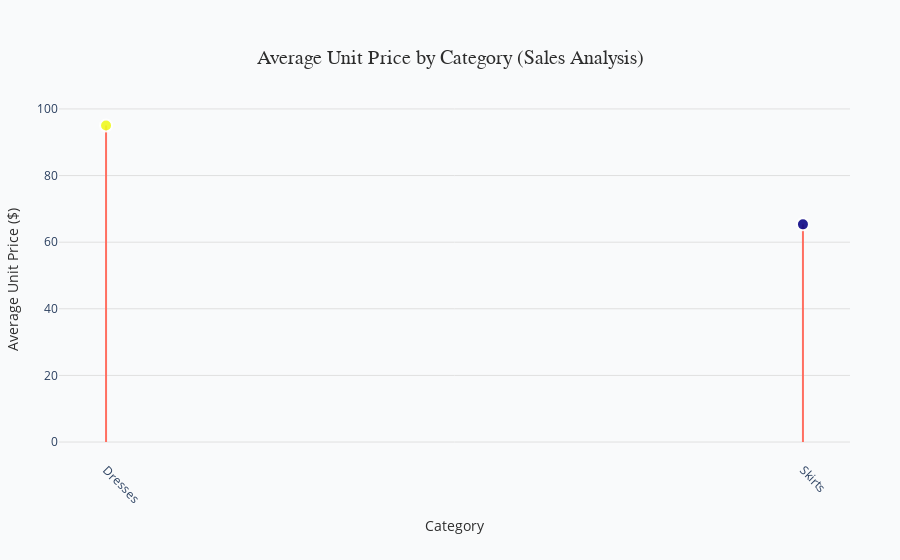

The notebook cell this image was saved under:
### Markdown cell above
#### 💡 **Average Unit Price by Category**

Let’s check out the average prices for Skirts and Dresses! I made a fun lollipop chart to show the difference clearly.

What We Found:
Dresses cost about $95 on average.
Skirts are around $65 on average.
Dresses are pricier, which might mean they’re seen as fancier or cost more to make. This helps Yakira Bella decide how to price their items or where to focus their marketing.

### Code cell
import pandas as pd
import plotly.express as px
import plotly.graph_objects as go

# Load the Sales Analysis sheet
df = pd.read_excel('/Users/er/Desktop/Yakira Bella Test/project/Presentation/Final_Analyst_Project_Complete.xlsx', sheet_name='Sales Analysis')

# Calculate the average Unit Price by Category
avg_price_by_category = df.groupby('Category')['Unit Price'].mean().reset_index()

# Create a custom lollipop chart
fig = go.Figure()

# Add the lollipop sticks (vertical lines)
for i, row in avg_price_by_category.iterrows():
    fig.add_trace(go.Scatter(
        x=[row['Category'], row['Category']],
        y=[0, row['Unit Price']],
        mode='lines',
        line=dict(color='#FF6F61', width=2),  # Coral sticks
        showlegend=False
    ))

# Add the lollipop heads (dots)
fig.add_trace(go.Scatter(
    x=avg_price_by_category['Category'],
    y=avg_price_by_category['Unit Price'],
    mode='markers',
    marker=dict(
        size=12,
        color=avg_price_by_category['Unit Price'],
        colorscale='Plasma',  # Vibrant gradient (purple to orange)
        showscale=False,
        line=dict(width=2, color='#FFFFFF')
    ),
    text=[f'${price:.2f}' for price in avg_price_by_category['Unit Price']],
    textposition='top center',
    textfont=dict(size=12, color='#2D2D2D'),
))

# Customize the layout
fig.update_layout(
    title=dict(
        text='Average Unit Price by Category (Sales Analysis)',
        font=dict(size=20, color='#2D2D2D', family='Arial, bold'),
        x=0.5,
        xanchor='center',
        yanchor='top',
        pad=dict(t=20)
    ),
    xaxis=dict(
        title='Category',
        titlefont=dict(size=14, color='#2D2D2D'),
        tickfont=dict(size=12),
        tickangle=45,
        showgrid=False
    ),
    yaxis=dict(
        title='Average Unit Price ($)',
        titlefont=dict(size=14, color='#2D2D2D'),
        tickfont=dict(size=12),
        gridcolor='#E0E0E0',
        zeroline=False
    ),
    plot_bgcolor='#F9FAFB',  # Soft off-white background
    paper_bgcolor='#F9FAFB',
    margin=dict(l=50, r=50, t=100, b=100),
    showlegend=False,
    hovermode=False
)

# Add subtle shadow effect to lollipop heads
fig.update_traces(
    marker=dict(
        opacity=0.9,
        line=dict(width=2, color='#FFFFFF')
    ),
    selector=dict(mode='markers')
)

# Show the plot
fig.show()

### Figure 1 — Plotly figure (JSON) as saved in the notebook; plotly's stock layout.template omitted (floating-point values rounded to 4 significant figures)
{"data": [{"line": {"color": "#FF6F61", "width": 2}, "mode": "lines", "showlegend": false, "type": "scatter", "x": ["Dresses", "Dresses"], "y": [0, 95.03]}, {"line": {"color": "#FF6F61", "width": 2}, "mode": "lines", "showlegend": false, "type": "scatter", "x": ["Skirts", "Skirts"], "y": [0, 65.35]}, {"marker": {"color": [95.03, 65.35], "colorscale": [[0, "#0d0887"], [0.1111, "#46039f"], [0.2222, "#7201a8"], [0.3333, "#9c179e"], [0.4444, "#bd3786"], [0.5556, "#d8576b"], [0.6667, "#ed7953"], [0.7778, "#fb9f3a"], [0.8889, "#fdca26"], [1, "#f0f921"]], "line": {"color": "#FFFFFF", "width": 2}, "opacity": 0.9, "showscale": false, "size": 12}, "mode": "markers", "text": ["$95.03", "$65.35"], "textfont": {"color": "#2D2D2D", "size": 12}, "textposition": "top center", "type": "scatter", "x": ["Dresses", "Skirts"], "y": [95.03, 65.35]}], "layout": {"hovermode": false, "margin": {"b": 100, "l": 50, "r": 50, "t": 100}, "paper_bgcolor": "#F9FAFB", "plot_bgcolor": "#F9FAFB", "showlegend": false, "title": {"font": {"color": "#2D2D2D", "family": "Arial, bold", "size": 20}, "pad": {"t": 20}, "text": "Average Unit Price by Category (Sales Analysis)", "x": 0.5, "xanchor": "center", "yanchor": "top"}, "xaxis": {"showgrid": false, "tickangle": 45, "tickfont": {"size": 12}, "title": {"font": {"color": "#2D2D2D", "size": 14}, "text": "Category"}}, "yaxis": {"gridcolor": "#E0E0E0", "tickfont": {"size": 12}, "title": {"font": {"color": "#2D2D2D", "size": 14}, "text": "Average Unit Price ($)"}, "zeroline": false}}}
